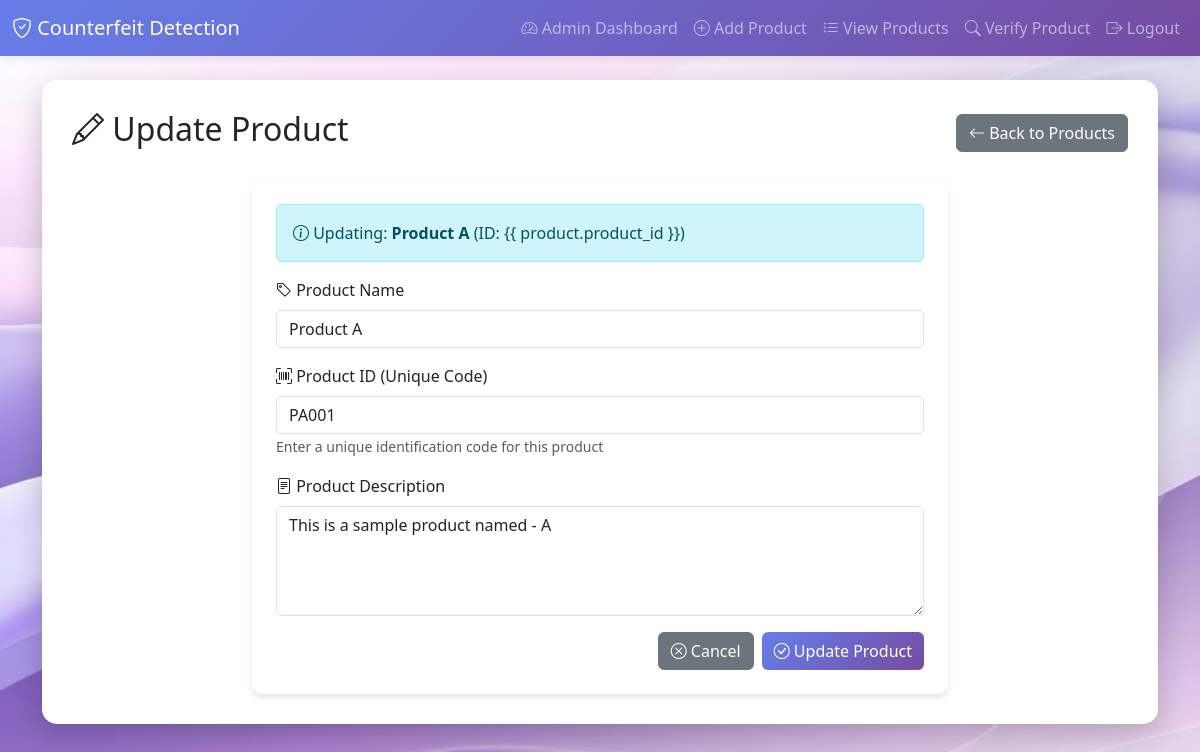
/update-product/2/ (signed in), run on the app's committed database.
### counterfeit/models.py (models this page shows, shortened)
class Product(models.Model):
    name = models.CharField(max_length=200, help_text="Product name")
    product_id = models.CharField(
        max_length=100,
        unique=True,
        validators=[MinLengthValidator(3)],
        help_text="Unique product identification code"
    )
    description = models.TextField(help_text="Product description")
    created_at = models.DateTimeField(auto_now_add=True)
    updated_at = models.DateTimeField(auto_now=True)
    class Meta:
        ordering = ['-created_at']
        verbose_name = "Product"
        verbose_name_plural = "Products"

### counterfeit/views.py (the view)
# urls.py: path('update-product/<int:pk>/', views.update_product, name='update_product'),
@login_required
@user_passes_test(is_admin)
def update_product(request, pk):
    product = get_object_or_404(Product, pk=pk)
    if request.method == 'POST':
        form = ProductForm(request.POST, instance=product)
        if form.is_valid():
            product = form.save()
            messages.success(request, f'Product "{product.name}" updated successfully!')
            return redirect('view_products')
    else:
        form = ProductForm(instance=product)
    return render(request, 'counterfeit/update_product.html', {'form': form, 'product': product})

### counterfeit/forms.py
class ProductForm(forms.ModelForm):
    class Meta:
        model = Product
        fields = ['name', 'product_id', 'description']
        widgets = {
            'name': forms.TextInput(attrs={'class': 'form-control'}),
            'product_id': forms.TextInput(attrs={'class': 'form-control'}),
            'description': forms.Textarea(attrs={'class': 'form-control', 'rows': 4}),
        }
        labels = {
            'name': 'Product Name',
            'product_id': 'Product ID (Unique Code)',
            'description': 'Product Description',
        }
    def __init__(self, *args, **kwargs):
        super().__init__(*args, **kwargs)
        self.fields['product_id'].help_text = 'Enter a unique identification code for this product'

### counterfeit/views.py (called while the page is built)
def is_admin(user):
    return user.is_staff or user.is_superuser

### counterfeit/templates/counterfeit/update_product.html (shortened to what this page needs)
{% extends 'counterfeit/base.html' %}
{% block content %}
<div class="d-flex justify-content-between align-items-center mb-4">
    <h2><i class="bi bi-pencil"></i> Update Product</h2>
    <a href="{% url 'view_products' %}" class="btn btn-secondary">
        <i class="bi bi-arrow-left"></i> Back to Products
    </a>
</div>
<div class="row justify-content-center">
    <div class="col-md-8">
        <div class="card">
            <div class="card-body p-4">
                <div class="alert alert-info">
                    <i class="bi bi-info-circle"></i> Updating: <strong>{{ product.name }}</strong> (ID: {{
                    product.product_id }})
                </div>
                <form method="post">
                    <div class="mb-3">
                        <label for="{{ form.name.id_for_label }}" class="form-label">
                            <i class="bi bi-tag"></i> {{ form.name.label }}
                        </label>
                        {{ form.name }}
                    </div>
                    <div class="mb-3">
                        <label for="{{ form.product_id.id_for_label }}" class="form-label">
                            <i class="bi bi-upc-scan"></i> {{ form.product_id.label }}
                        </label>
                        {{ form.product_id }}
                        {% if form.product_id.help_text %}
                        <small class="form-text text-muted">{{ form.product_id.help_text }}</small>
                        {% endif %}
                    </div>
                    <div class="mb-3">
                        <label for="{{ form.description.id_for_label }}" class="form-label">
                            <i class="bi bi-file-text"></i> {{ form.description.label }}
                        </label>
                        {{ form.description }}
                    </div>
                    <div class="d-grid gap-2 d-md-flex justify-content-md-end">
                        <a href="{% url 'view_products' %}" class="btn btn-secondary">
                            <i class="bi bi-x-circle"></i> Cancel
                        </a>
                        <button type="submit" class="btn btn-primary">
                            <i class="bi bi-check-circle"></i> Update Product
                        </button>
                    </div>
                </form>
            </div>
        </div>
    </div>
</div>
{% endblock %}

### data on the page
Product: name "Product A", product_id "PA001", description "This is a sample product named - A"
